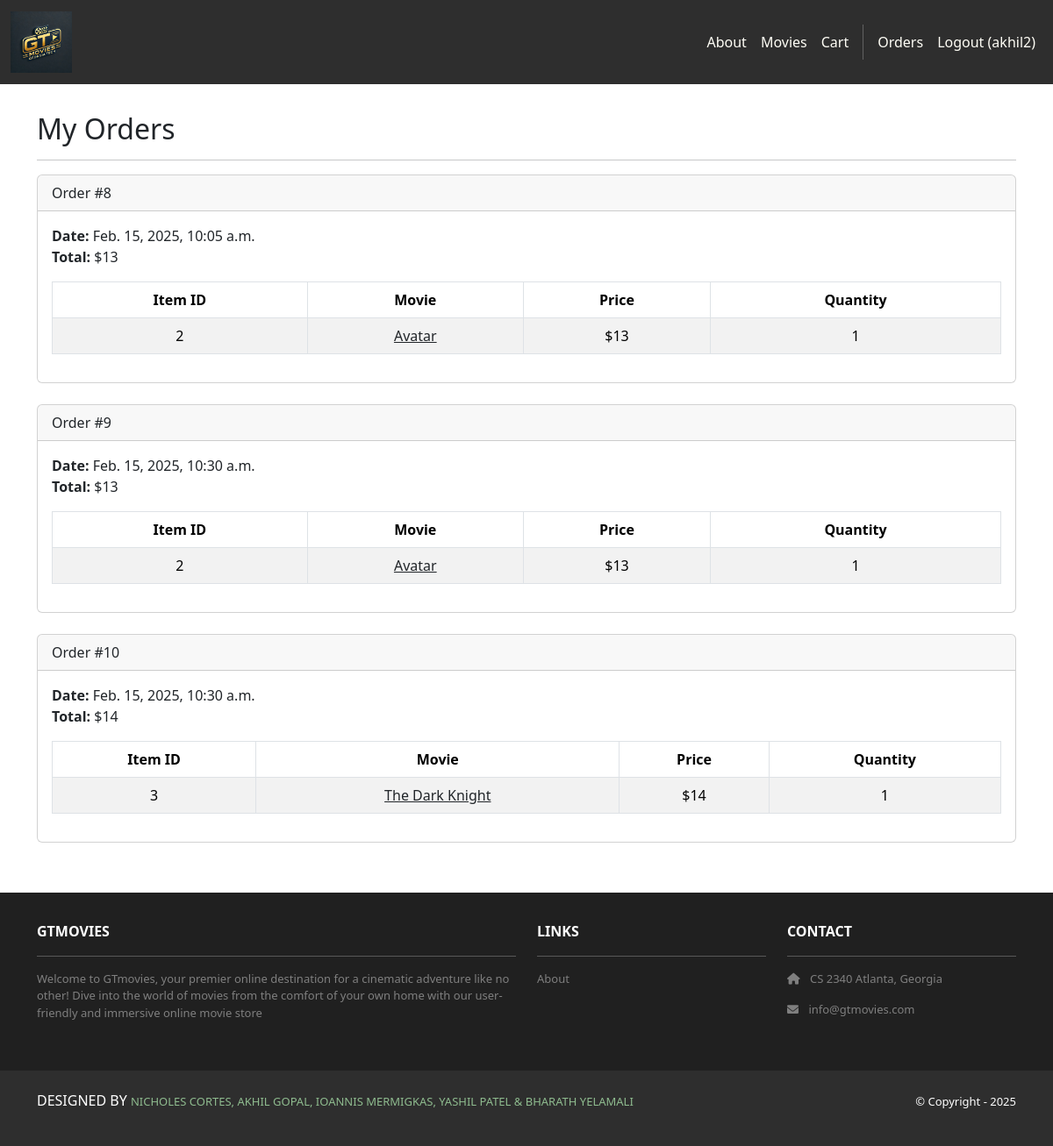
The page /accounts/orders/ (signed in) on the database its author committed.
### cart/models.py (models this page shows, shortened)
class Order(models.Model):
    id = models.AutoField(primary_key=True)
    total = models.IntegerField()
    date = models.DateTimeField(auto_now_add=True)
    user = models.ForeignKey(User, on_delete=models.CASCADE)

class Item(models.Model):
    id = models.AutoField(primary_key=True)
    price = models.IntegerField()
    quantity = models.IntegerField()
    order = models.ForeignKey(Order, on_delete=models.CASCADE)
    movie = models.ForeignKey(Movie, on_delete=models.CASCADE)

### movies/models.py (models this page shows, shortened)
class Movie(models.Model):
    id = models.AutoField(primary_key=True)
    name = models.CharField(max_length=255)
    price = models.IntegerField()
    description = models.TextField()
    image = models.ImageField(upload_to='movie_images/')

### accounts/views.py (the view)
# urls.py: path('orders/', views.orders, name='accounts.orders'),
@login_required
def orders(request):
    template_data = {}
    template_data['title'] = 'Orders'
    template_data['orders'] = request.user.order_set.all()
    return render(request, 'accounts/orders.html',
        {'template_data': template_data})

### accounts/templates/accounts/orders.html
{% extends 'base.html' %}
{% block content %}
<div class="p-3">
  <div class="container">
    <div class="row mt-3">
      <div class="col mx-auto mb-3">
        <h2>My Orders</h2>
        <hr />
        {% for order in template_data.orders %}
        <div class="card mb-4">
          <div class="card-header">
            Order #{{ order.id }}
          </div>
          <div class="card-body">
            <b>Date:</b> {{ order.date }}<br />
            <b>Total:</b> ${{ order.total }}<br />
            <table class="table table-bordered
              table-striped text-center mt-3">
              <thead>
                <tr>
                  <th scope="col">Item ID</th>
                  <th scope="col">Movie</th>
                  <th scope="col">Price</th>
                  <th scope="col">Quantity</th>
                </tr>
              </thead>
              <tbody>
                {% for item in order.item_set.all %}
                <tr>
                  <td>{{ item.movie.id }}</td>
                  <td>
                    <a class="link-dark"
                      href="{% url 'movies.show'
                      id=item.movie.id %}">
                      {{ item.movie.name }}
                    </a>
                  </td>
                  <td>${{ item.movie.price }}</td>
                  <td>{{ item.quantity }}</td>
                </tr>
                {% endfor %}
              </tbody>
            </table>
          </div>
        </div>
        {% endfor %}
      </div>
    </div>
  </div>
</div>
{% endblock content %}

### GTmovies/templates/base.html (shortened to what this page needs)
<!DOCTYPE html>
<html>
    {% load static %}
    <head>
        <link href="https://cdn.jsdelivr.net/npm/bootstrap@5.3.3/dist/css/bootstrap.min.css" rel="stylesheet">
        <link rel="stylesheet" href="https://cdnjs.cloudflare.com/ajax/libs/font-awesome/6.0.0/css/all.min.css">
        <link rel="stylesheet" type="text/css" href="{% static 'css/style.css' %}">
    </head>
    <body>
        <nav class="navbar navbar-expand-lg navbar-dark bg-dark">
            <div class="container-fluid">
                <a class="navbar-brand" href="{% url 'home.index' %}">
                    <img src="{% static 'img/logo.webp' %}" height = "70" alt="Logo" class="my-logo">
                </a>
                <div class="collapse navbar-collapse" id="navbarNav">
                    <ul class="navbar-nav ms-auto">
                        <li class="nav-item">
                            <a class="nav-link" href="{% url 'home.about' %}">About</a>
                        </li>
                        <li class="nav-item">
                            <a class="nav-link" href="{% url 'movies.index' %}">Movies</a>
                        </li>
                        <li class="nav-item">
                            <a class="nav-link" href="{% url 'cart.index' %}">Cart</a>
                        </li>
                        {% if user.is_authenticated %}
                            <a class="nav-link"
                                href="{% url 'accounts.orders' %}">Orders
                            </a>
                            <li class="nav-item">
                                <a class="nav-link" href="{% url 'accounts.logout' %}">Logout ({{ user.username }})</a>
                            </li>
                        {% endif %}
                    </ul>
                </div>
            </div>
        </nav>
        <div class="main-content">
            {% block content %}
            {% endblock %}
        </div>
        <section class="p-3 ms-footer d-none d-md-block">
            <div class="container">
                <div class="row mt-3 text-white">
                    <div class="col-md-6 col-lg-6 col-xl-6 mx-auto mb-4">
                        <b>GTMOVIES</b>
                        <hr/>
                        <p>
                            Welcome to GTmovies, your premier online destination for a cinematic
                            adventure like no other! Dive into the world of movies from the
                            comfort of your own home with our user-friendly and immersive online
                            movie store
                        </p>
                    </div>
                    <div class="col-md-3 col-lg-3 col-xl-3 mx-auto mb-4">
                        <b>LINKS</b>
                        <hr />
                        <p>
                            <a class="nav-link" href="{% url 'home.about' %}">About</a>
                        </p>
                    </div>
                    <div class="col-md-3 col-lg-3 col-xl-3 mx-auto mb-4">
                        <b>CONTACT</b>
                        <hr />
                        <p>
                            <i class="fas fa-home me-2"></i>
                            CS 2340 Atlanta, Georgia
                        </p>
                        <p>
                            <i class="fas fa-envelope me-2"></i>
                                info@gtmovies.com
                        </p>
                    </div>
                </div>
            </div>
        </section>
        <section class="p-3 ms-footer-bottom bg-dark">
            <div class="container d-flex justify-content-between">
                <div class="me-5 text-white">
                    <p>
                        DESIGNED BY
                        <span style="color:darkseagreen">
                            NICHOLES CORTES,
                            AKHIL GOPAL,
                            IOANNIS MERMIGKAS,
                            YASHIL PATEL &
                            BHARATH YELAMALI
                        </span>
                    </p>
                </div>
                <div class="text-white">
                    <span>© Copyright - 2025</span>
                </div>
            </div>
        </section>
    </body>
</html>

### GTmovies/static/css/style.css (style rules this page uses)
.navbar a.nav-link { color: #FFFEF6 !important; }
.bg-dark { background-color: #2E2E2E !important; }
.ms-footer { background-color: #202020; }
.ms-footer p { color: #7F7F7F; font-size: 13px; }
.ms-footer-bottom span { font-size: 13px; line-height: 38px; }
html, body { height: 100%; margin: 0; display: flex; flex-direction: column; }
.main-content { flex: 1; }
.ms-footer { margin-top: auto; }
img { max-width: 100%; height: auto; display: block; }
.navbar-brand img { max-width: none !important; height: 70px !important; }
html, body { overflow-x: hidden !important; margin: 0; padding: 0; width: 100vw; }
.navbar, .ms-footer, .ms-footer-bottom { min-width: 100vw !important; width: 100% !important; }

### rows shown on the page
Order: id "8", date "Feb. 15, 2025, 10:05 a.m.", total "13"
Item: movie.id "2", movie.name "Avatar", movie.price "13", quantity "1"
Order: id "9", date "Feb. 15, 2025, 10:30 a.m.", total "13"
Item: movie.id "2", movie.name "Avatar", movie.price "13", quantity "1"
Order: id "10", date "Feb. 15, 2025, 10:30 a.m.", total "14"
Item: movie.id "3", movie.name "The Dark Knight", movie.price "14", quantity "1"

### other values the page prints
{{ user.username }} "akhil2"
